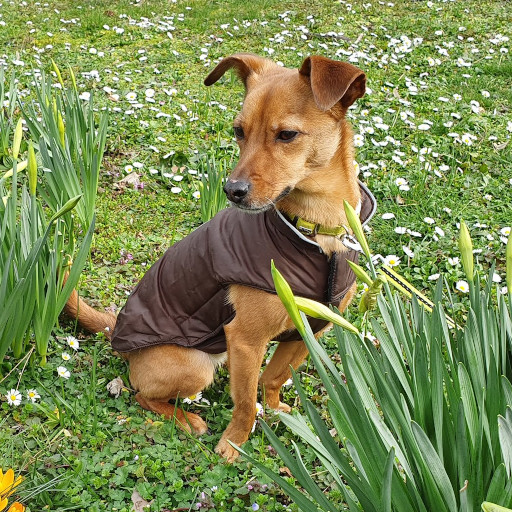
#> input picture data/pepo.jpg, 512 x 512 px
$ jupyter execute 1.0-tl-scientific-python.ipynb
#> lines starting #> are read from the running program, lines starting #| are printed output that depends on the picture; long printed decimals are rounded
# Exercise 1

## Import packages

[cell 1]
import skimage.io
import skimage.color
import skimage.exposure
import numpy as np
import matplotlib.pyplot as plt

## Task 1

Implementation of some basic vector and matrix calculations using NumPy.

Reference: https://numpy.org/doc/1.18/reference/index.html

Create the following vectors and matrix using numpy. They should use floating point as data type.
$$
a = \begin{bmatrix}
1 & 0 & 1 & 0 & 1
\end{bmatrix}
$$

$$
b = \begin{bmatrix}
1 & 2 & 3 & 4 & 5
\end{bmatrix}
$$

$$
M =\begin{bmatrix}
1 & 2 & 3\\
4 & 5 & 6\\
7 & 8 & 9\\
\end{bmatrix}
$$

Also define the following scalar value
$$k = 5.0$$

[cell 2]
# TODO: Create vectors, matrix and scalar value
a=np.array([1,0,1,0,1], dtype="f")
b=np.array([1,2,3,4,5], dtype="f")
M=np.array([[1,2,3],[4,5,6],[7,8,9]], dtype="f")
k=5.0

print(f'a = {a}')
print(f'b = {b}')
print(f'M = {M}')
print(f'k = {k}')

[cell 3]
# TODO: Add vector a with vector b
add = a+b
np.testing.assert_allclose(add, np.array([2, 2, 4, 4, 6]))
print(f'a + b = {add}')

# TODO: Multiply vector a with scalar value k
mult = k*a
np.testing.assert_allclose(mult, np.array([5, 0, 5, 0, 5]))
print(f'k * a = {mult}')

# TODO: Dot product between a and b
dot = np.dot(a,b)
np.testing.assert_allclose(dot, 9.0)
print(f'<a, b> = {dot}')

# TODO: Create vector c by sclicing vector a in order to get [0, 1, 0]
c = a[1:4]
np.testing.assert_allclose(c, [0, 1, 0])
print(f'c = {c}')

# TODO: Multiply vector c with matrix M
cM_mult = c*M
np.testing.assert_allclose(cM_mult, [[0, 2, 0], [0, 5, 0], [0, 8, 0]])
print(f'c * M = {cM_mult}')

# TODO: Dot product between vector and matrix M
cM_dot = np.dot(c,M)
np.testing.assert_allclose(cM_dot, [4, 5, 6])
print(f'<c, M> = {cM_dot}')

# TODO: Use a numpy-herlper function to create a vector d = [0, 1, 2 ..., 99]
d = np.arange(100)

# TODO: Now use slicing with strides to reduce this vector to d_small = [40, 50, 60]
d_small = d_small = d[40:61:10]
np.testing.assert_allclose(d_small, [40, 50, 60])

print(f'd_small = {d_small}')

## Task 2

1. Load the image in ```./data/pepo.jpg``` from your disk and store it in a variable named ```image``` (use ```skimage.io```).
2. Store and print the shape of the image and the value range (min and max values).
3. Convert it to gray scale and save it in a variable named ```image_gray``` (use ```skimage.color```).
4. Store and print the shape of the grayscale image and the value range (min and max values).
5. Save the grayscale image back to disk in ```./data/pepo_gray.jpg``` (use ```skimage.io```).
6. Use Matplotlib to show the RGB and the grayscale image side by side.

Reference: https://scikit-image.org/docs/stable/index.html
Reference: https://matplotlib.org/users/index.html

[cell 4]
# TODO: 1. Load the image in ./data/pepo.jpg from your disk and store it in a variable named image
image  = skimage.io.imread("data/pepo.jpg")
#> image is the input picture: shape (512, 512, 3); mean R, G, B 126.4, 138.9, 83.4

# TODO: 2. Store and print the shape of the image and the value range (min and max values)

rgb_image_shape = image.shape
#> rgb_image_shape = (512, 512, 3)
rgb_min = image.min()
#> rgb_min = 0
rgb_max = image.max()
#> rgb_max = 255

print(f'RGB image shape: {rgb_image_shape}')
#| RGB image shape: (512, 512, 3)
print(f'RGB image min: {rgb_min}')
#| RGB image min: 0
print(f'RGB image max: {rgb_max}')
#| RGB image max: 255

# TODO: 3. Convert it to gray scale and save it in a variable named image_gray
image_gray = skimage.color.rgb2gray(image)
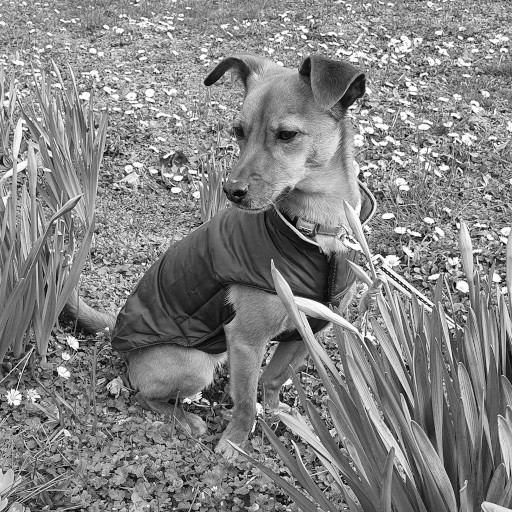
#> image_gray: shape (512, 512) float64; min 0.000833, max 1, mean 0.518

# TODO: 4. Store and print the shape of the grayscale image and the value range (min and max values)

grayscale_image_shape = image_gray.shape
#> grayscale_image_shape = (512, 512)

grayscale_min = image_gray.min()
#> grayscale_min = 0.000833
grayscale_max = image_gray.max()
#> grayscale_max = 1

print(f'Grayscale image shape: {grayscale_image_shape}')
#| Grayscale image shape: (512, 512)
print(f'Grayscale image min: {grayscale_min}')
#| Grayscale image min: 0.0008333
print(f'Grayscale image max: {grayscale_max}')
#| Grayscale image max: 1.0

# TODO: 5. Save the grayscale image back to disk in ./data/pepo_gray.jpg


skimage.io.imsave("data/pepo_gray.jpg", image_gray)

[cell 5]
# TODO: 6. Use Matplotlib to show the RGB and the grayscale image side by side.
# Make sure that the gray image is displayed in gray.

fig, axes = plt.subplots(1, 2, figsize=(12, 6))

axes[0].imshow(image)
axes[0].set_title("RGB Image")

axes[1].imshow(image_gray, cmap="gray")
axes[1].set_title("Grayscale Image")

plt.show()
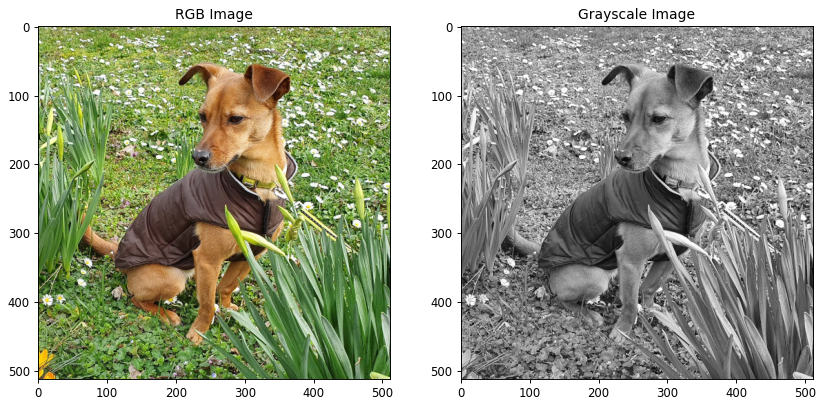
#> figure drawn by matplotlib, 2 panels

## Task 3

Plot the color histogram of the rgb image.

Reference: https://matplotlib.org/users/index.html

[cell 6]
def plot_color_histogram(image):
    '''
    Plot the histogram of each color channel into a single plot.
    Take a look at the scikit-image submodule skimage.exposure

    image -- RGB image
    '''
    # Mask for different channels
    red_channel = image[:, :, 0]
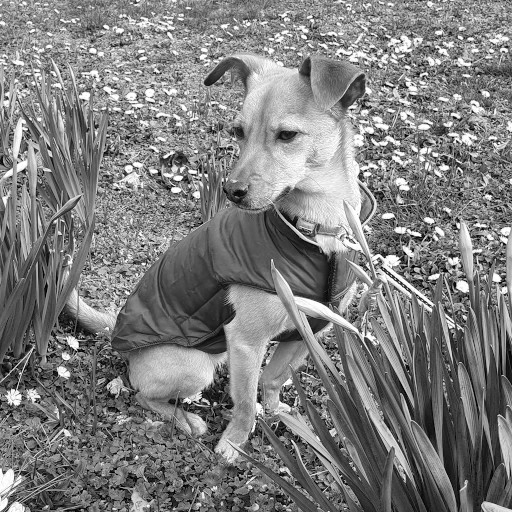
#> red_channel: shape (512, 512); min 0, max 255, mean 126.4
    green_channel = image[:, :, 1]
    blue_channel = image[:, :, 2]
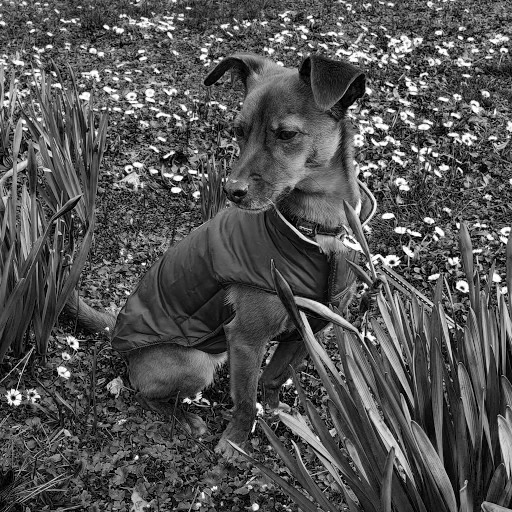
#> blue_channel: shape (512, 512); min 0, max 255, mean 83.4

    # Compute histograms with skimage.exposure
    hist_red, bins_red = skimage.exposure.histogram(red_channel)
#> hist_red = 256 values, max 1792 at index 105, min 65 at index 1, mean 1024; bins_red = 256 values from 0 to 255
    hist_green, bins_green = skimage.exposure.histogram(green_channel)
#> hist_green = 256 values, max 2113 at index 255, min 12 at index 1, mean 1024; bins_green = 256 values from 0 to 255
    hist_blue, bins_blue = skimage.exposure.histogram(blue_channel)
#> hist_blue = 256 values, max 3868 at index 0, min 99 at index 221, mean 1024; bins_blue = 256 values from 0 to 255

    # Plot
    plt.figure(figsize=(10, 6))
    plt.plot(bins_red, hist_red, color="red", label="Red")
    plt.plot(bins_green, hist_green, color="green", label="Green")
    plt.plot(bins_blue, hist_blue, color="blue", label="Blue")

    plt.xlabel("Pixel Value")
    plt.ylabel("Frequency")
    plt.title("Colour Histogram")
    plt.legend()

    plt.show()
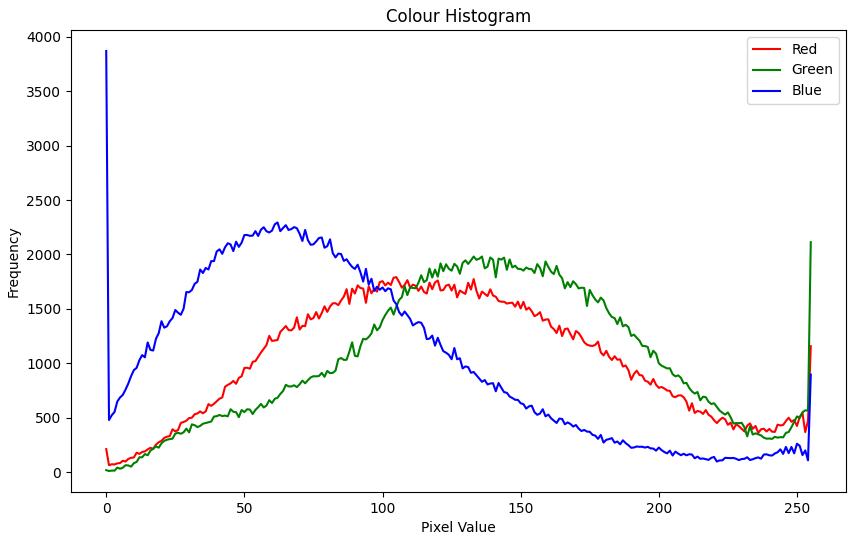
#> figure drawn by matplotlib, 1 panel; curve peaks at x = 105, y = 1792; curve peaks at x = 255, y = 2113; curve peaks at x = 0, y = 3868

plot_color_histogram(image)

## Task 4

Convert the RGB image into the HSV color space. Rotate the colors in the HSV color space, convert it back to the RGB color space and plot it together with its histogram. For this task, you are only allowed to use NumPy.

More information about the HSV color space: https://en.wikipedia.org/wiki/HSL_and_HSV

[cell 7]
def rgb2hsv(image):
    '''
    Convert the rgb image into hsv color space and return it.

    image -- rgb image
    '''
    # TODO: implement function

    hsv = skimage.color.rgb2hsv(image)
#> hsv: shape (512, 512, 3) float64; mean of channels 0, 1, 2 0.215, 0.468, 0.575
#> `image_hsv_rotated = np.mod(image_hsv + [0.5, 0, 0], [1, 1, 1])`: image_hsv_rotated: shape (512, 512, 3) float64; mean of channels 0, 1, 2 0.698, 0.454, 0.563

    return hsv

def hsv2rgb(image):
    '''
    Convert the hsv image into rgb color space and return it.

    image -- rgb image
    '''
    # TODO: implement function

    rgb = skimage.color.hsv2rgb(image)
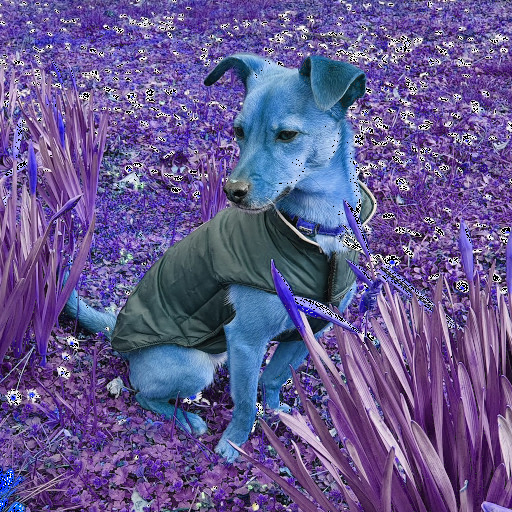
#> rgb: shape (512, 512, 3) float64; mean R, G, B 0.397, 0.349, 0.563


    return (rgb).astype(np.uint8)
#> returned value: shape (512, 512, 3); every value is 0

[cell 8]
rgb2hsv(image)

[cell 9]
# Change the color space from rgb to hsv and plot it
image_hsv = rgb2hsv(image)

# TODO: plot image

plt.figure(figsize=(8, 8))
plt.imshow(image_hsv)
plt.title("HSV Image")
plt.show()


# TODO: Rotate the colors in hsv color space

image_hsv_rotated = np.mod(image_hsv + [0.5, 0, 0], [1, 1, 1])

# TODO: Now, convert it back from HSV to RGB and plot it

image_rgb_rotated = hsv2rgb(image_hsv_rotated)

# TODO: Plot the color histogram of the inverted rgb image

plt.figure(figsize=(8, 8))
plt.imshow(image_rgb_rotated)
plt.title("Rotated RGB Image")
plt.axis("off")
plt.show()

plot_color_histogram(255 - image_rgb_rotated)
#> in plot_color_histogram (call 2), `red_channel = image[:, :, 0]`: red_channel: shape (512, 512); every value is 255
#> in plot_color_histogram (call 2), `hist_red, bins_red = skimage.exposure.histogram(red_channel)`: hist_red = [262144]; bins_red = [255]
#> in plot_color_histogram (call 2), `hist_green, bins_green = skimage.exposure.histogram(green_channel)`: hist_green = [262144]; bins_green = [255]
#> in plot_color_histogram (call 2), `hist_blue, bins_blue = skimage.exposure.histogram(blue_channel)`: hist_blue = [262144]; bins_blue = [255]
#> in plot_color_histogram (call 2), `plt.show()`:
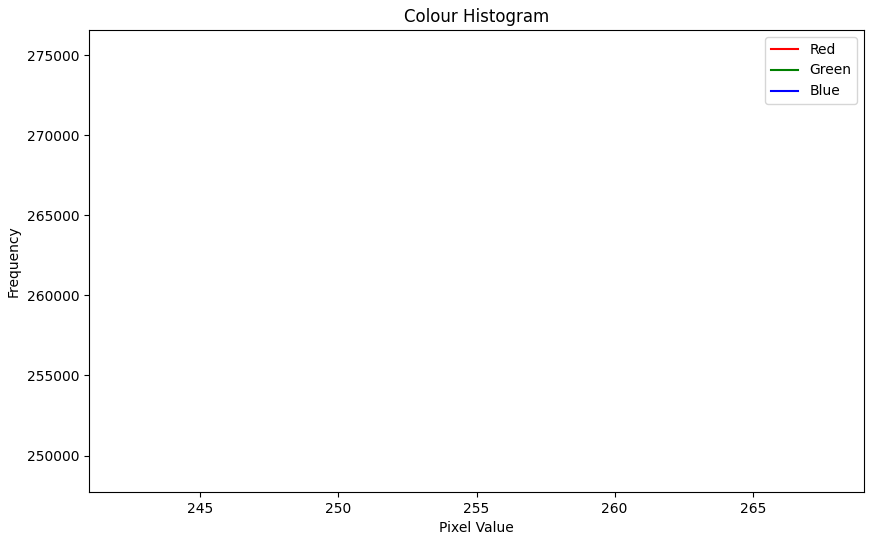
#> figure drawn by matplotlib, 1 panel
